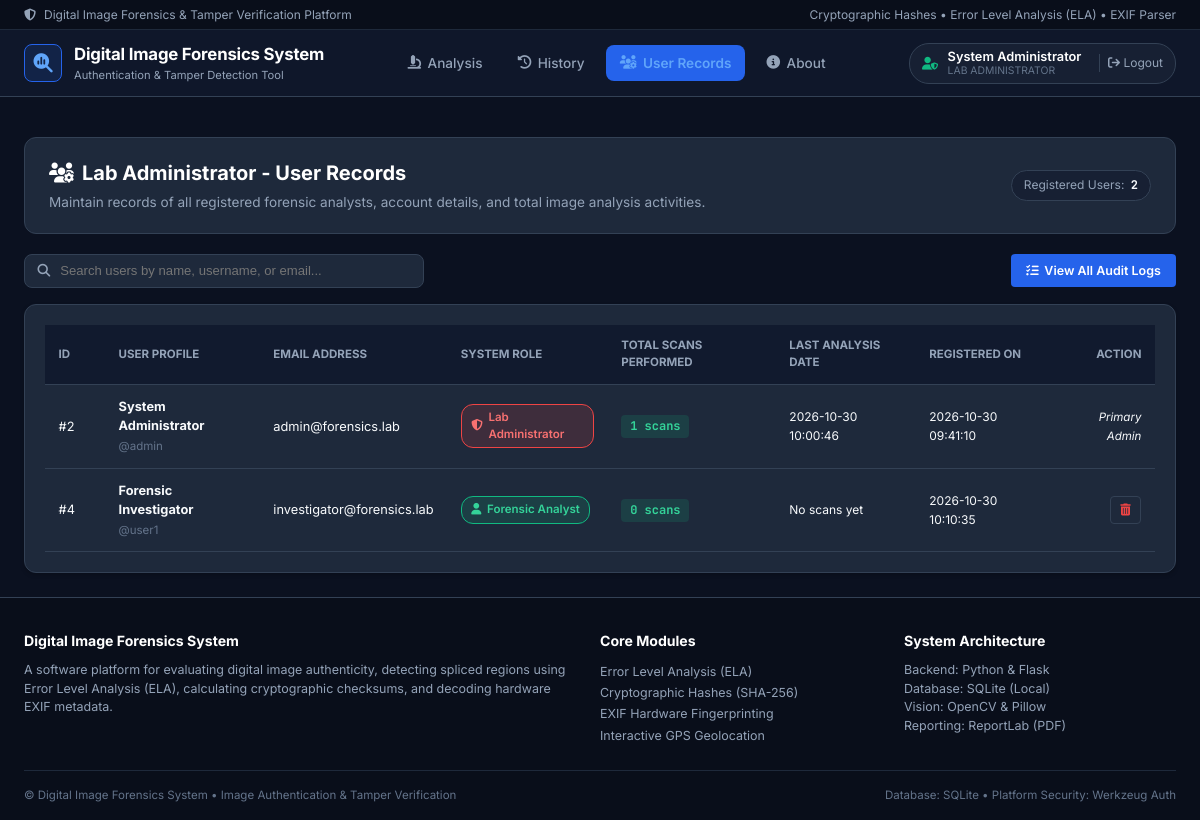
The app's page /admin/users (signed in) with its own data.
### tables this page shows
CREATE TABLE users (
            id INTEGER PRIMARY KEY AUTOINCREMENT,
            username TEXT UNIQUE NOT NULL,
            email TEXT UNIQUE NOT NULL,
            password_hash TEXT NOT NULL,
            full_name TEXT,
            created_at TIMESTAMP DEFAULT CURRENT_TIMESTAMP
        , role TEXT DEFAULT 'user');

### app.py (the view)
@app.route("/admin/users")
@admin_required
def admin_users():
    users = database.get_all_users_with_stats()
    return render_template("admin_users.html", users=users)

### app.py (called while the page is built)
def admin_required(f):
    @wraps(f)
    def decorated_function(*args, **kwargs):
        if "user_id" not in session:
            flash("Administrator login required.", "danger")
            return redirect(url_for("login"))
        if session.get("role") != "admin":
            flash("Access denied. Administrator privileges required.", "danger")
            return redirect(url_for("index"))
        return f(*args, **kwargs)
    return decorated_function

@app.context_processor
def inject_user():
    user = None
    if "user_id" in session:
        user = database.get_user_by_id(session["user_id"])
    return dict(current_user=user)

### database.py (called while the page is built)
def get_db_connection():
    conn = sqlite3.connect(DB_PATH)
    conn.row_factory = sqlite3.Row
    return conn

def get_user_by_id(user_id):
    conn = get_db_connection()
    cursor = conn.cursor()
    cursor.execute("SELECT id, username, email, full_name, role, created_at FROM users WHERE id = ?", (user_id,))
    user = cursor.fetchone()
    conn.close()
    return dict(user) if user else None

def get_all_users_with_stats():
    conn = get_db_connection()
    cursor = conn.cursor()
    cursor.execute("""
        SELECT
            u.id,
            u.username,
            u.email,
            u.full_name,
            u.role,
            u.created_at,
            COUNT(h.id) AS scan_count,
            MAX(h.created_at) AS last_scan_date
        FROM users u
        LEFT JOIN analysis_history h ON u.id = h.user_id
        GROUP BY u.id
        ORDER BY u.id ASC
    """)
    users = [dict(row) for row in cursor.fetchall()]
    conn.close()
    return users

### templates/admin_users.html (shortened to what this page needs)
{% extends "base.html" %}
{% block content %}
<div class="page-container">
    <div class="content-header-card">
        <div class="header-text-group">
            <h2><i class="fa-solid fa-users-gear"></i> Lab Administrator - User Records</h2>
            <p>Maintain records of all registered forensic analysts, account details, and total image analysis activities.</p>
        </div>
        <div class="history-stats-pills">
            <div class="stat-pill">
                <span class="stat-pill-label">Registered Users:</span>
                <span class="stat-pill-val">{{ users|length }}</span>
            </div>
        </div>
    </div>
    <div class="table-toolbar">
        <div class="search-input-wrap">
            <i class="fa-solid fa-magnifying-glass"></i>
            <input type="text" id="user-search" placeholder="Search users by name, username, or email...">
        </div>
        <div class="toolbar-actions">
            <a href="{{ url_for('history') }}" class="btn-primary-sm">
                <i class="fa-solid fa-list-check"></i> View All Audit Logs
            </a>
        </div>
    </div>
    <div class="content-card">
        <div class="table-responsive">
            <table class="data-table" id="users-table">
                <thead>
                    <tr>
                        <th style="width: 60px;">ID</th>
                        <th>User Profile</th>
                        <th>Email Address</th>
                        <th>System Role</th>
                        <th>Total Scans Performed</th>
                        <th>Last Analysis Date</th>
                        <th>Registered On</th>
                        <th style="text-align: right;">Action</th>
                    </tr>
                </thead>
                <tbody>
                    {% for u in users %}
                        <tr id="user-row-{{ u.id }}">
                            <td class="text-muted">#{{ u.id }}</td>
                            <td>
                                <strong>{{ u.full_name or u.username }}</strong>
                                <div class="meta-subtext">
                                    <span>@{{ u.username }}</span>
                                </div>
                            </td>
                            <td>
                                <span>{{ u.email }}</span>
                            </td>
                            <td>
                                {% if u.role == 'admin' %}
                                    <span class="badge badge-danger"><i class="fa-solid fa-shield-halved"></i> Lab Administrator</span>
                                {% else %}
                                    <span class="badge badge-success"><i class="fa-solid fa-user"></i> Forensic Analyst</span>
                                {% endif %}
                            </td>
                            <td>
                                <span class="score-pill score-high">
                                    {{ u.scan_count }} scans
                                </span>
                            </td>
                            <td>
                                <span class="text-muted font-mono" style="font-size: 0.75rem;">
                                    {{ u.last_scan_date or 'No scans yet' }}
                                </span>
                            </td>
                            <td>
                                <span class="text-muted font-mono" style="font-size: 0.75rem;">
                                    {{ u.created_at }}
                                </span>
                            </td>
                            <td style="text-align: right;">
                                {% if u.username != 'admin' %}
                                    <form method="POST" action="{{ url_for('delete_user_route', target_user_id=u.id) }}" style="display: inline;" onsubmit="return confirm('Are you sure you want to delete user account: {{ u.username }}?');">
                                        <button type="submit" class="btn-icon-danger" title="Delete User Account">
                                            <i class="fa-solid fa-trash-can"></i>
                                        </button>
                                    </form>
                                {% else %}
                                    <span class="text-muted" style="font-size: 0.72rem; font-style: italic;">Primary Admin</span>
                                {% endif %}
                            </td>
                        </tr>
                    {% endfor %}
                </tbody>
            </table>
        </div>
    </div>
</div>
{% endblock %}

### templates/base.html (shortened to what this page needs)
<!DOCTYPE html>
<html lang="en">
<head>
    <link rel="stylesheet" href="https://cdnjs.cloudflare.com/ajax/libs/font-awesome/6.5.1/css/all.min.css">
    <link rel="stylesheet" href="https://unpkg.com/leaflet@1.9.4/dist/leaflet.css" />
    <link rel="stylesheet" href="{{ url_for('static', filename='css/style.css') }}">
</head>
<body class="student-app-theme">
    <div class="college-topbar">
        <div class="topbar-container">
            <div class="topbar-left">
                <i class="fa-solid fa-shield-halved"></i>
                <span>Digital Image Forensics &amp; Tamper Verification Platform</span>
            </div>
            <div class="topbar-right">
                <span>Cryptographic Hashes • Error Level Analysis (ELA) • EXIF Parser</span>
            </div>
        </div>
    </div>
    <header class="main-navbar">
        <div class="nav-container">
            <a href="{{ url_for('index') }}" class="nav-brand">
                <div class="brand-icon">
                    <i class="fa-solid fa-magnifying-glass-chart"></i>
                </div>
                <div class="brand-info">
                    <span class="brand-name">Digital Image Forensics System</span>
                    <span class="brand-dept">Authentication &amp; Tamper Detection Tool</span>
                </div>
            </a>
            {% if current_user %}
                <nav class="nav-links">
                    <a href="{{ url_for('index') }}" class="nav-link {% if request.endpoint == 'index' %}active{% endif %}">
                        <i class="fa-solid fa-microscope"></i> Analysis
                    </a>
                    <a href="{{ url_for('history') }}" class="nav-link {% if request.endpoint == 'history' %}active{% endif %}">
                        <i class="fa-solid fa-clock-rotate-left"></i> History
                    </a>
                    {% if current_user.role == 'admin' %}
                        <a href="{{ url_for('admin_users') }}" class="nav-link {% if request.endpoint == 'admin_users' %}active{% endif %}" style="color: #60a5fa; font-weight: 600;">
                            <i class="fa-solid fa-users-gear"></i> User Records
                        </a>
                    {% endif %}
                    <a href="{{ url_for('about') }}" class="nav-link {% if request.endpoint == 'about' %}active{% endif %}">
                        <i class="fa-solid fa-circle-info"></i> About
                    </a>
                </nav>
                <div class="nav-auth">
                    <div class="user-badge">
                        <span class="user-avatar">
                            {% if current_user.role == 'admin' %}
                                <i class="fa-solid fa-user-shield text-danger" title="Lab Administrator"></i>
                            {% else %}
                                <i class="fa-solid fa-user-check text-success" title="Forensic Analyst"></i>
                            {% endif %}
                        </span>
                        <div style="display: flex; flex-direction: column; line-height: 1.2;">
                            <span class="user-name">{{ current_user.full_name or current_user.username }}</span>
                            <span style="font-size: 0.65rem; color: var(--text-dim); text-transform: uppercase;">
                                {% if current_user.role == 'admin' %}Lab Administrator{% else %}Analyst{% endif %}
                            </span>
                        </div>
                        <a href="{{ url_for('logout') }}" class="btn-logout" title="Sign Out">
                            <i class="fa-solid fa-arrow-right-from-bracket"></i> Logout
                        </a>
                    </div>
                </div>
            {% endif %}
        </div>
    </header>
    <main class="page-body">
        {% block content %}{% endblock %}
    </main>
    <footer class="app-footer">
        <div class="footer-container" style="grid-template-columns: 2fr 1fr 1fr;">
            <div class="footer-section">
                <h4>Digital Image Forensics System</h4>
                <p>A software platform for evaluating digital image authenticity, detecting spliced regions using Error Level Analysis (ELA), calculating cryptographic checksums, and decoding hardware EXIF metadata.</p>
            </div>
            <div class="footer-section">
                <h4>Core Modules</h4>
                <ul>
                    <li>Error Level Analysis (ELA)</li>
                    <li>Cryptographic Hashes (SHA-256)</li>
                    <li>EXIF Hardware Fingerprinting</li>
                    <li>Interactive GPS Geolocation</li>
                </ul>
            </div>
            <div class="footer-section">
                <h4>System Architecture</h4>
                <p>Backend: Python &amp; Flask<br>Database: SQLite (Local)<br>Vision: OpenCV &amp; Pillow<br>Reporting: ReportLab (PDF)</p>
            </div>
        </div>
        <div class="footer-bottom">
            <span>&copy; Digital Image Forensics System • Image Authentication &amp; Tamper Verification</span>
            <span>Database: SQLite • Platform Security: Werkzeug Auth</span>
        </div>
    </footer>
</body>
</html>

### records on screen
users: full_name "System Administrator", id "2", username "admin", email "admin@forensics.lab", role "admin" (drawn), scan_count "1", last_scan_date "2026-10-30 10:00:46", created_at "2026-10-30 09:41:10", shows "Primary Admin"
users: id "4", full_name "Forensic Investigator", username "user1", email "investigator@forensics.lab", role "user" (drawn), scan_count "0", last_scan_date "No scans yet", created_at "2026-10-30 10:10:35"

### other values on screen
{{ users|length }} "2"
